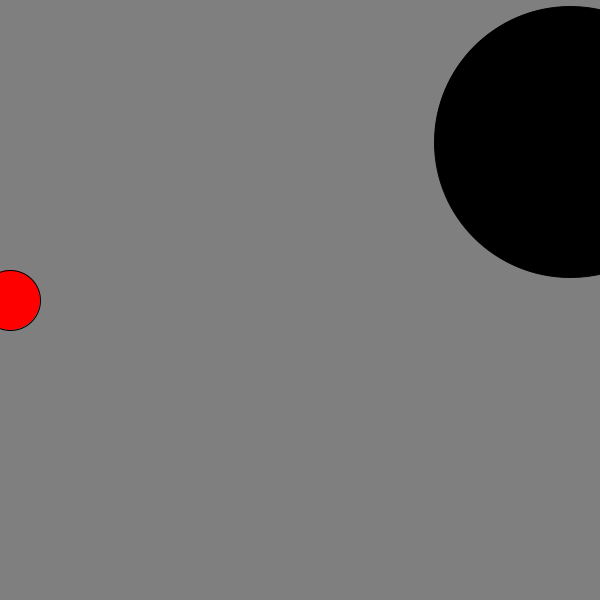
Frame 1 (no input)
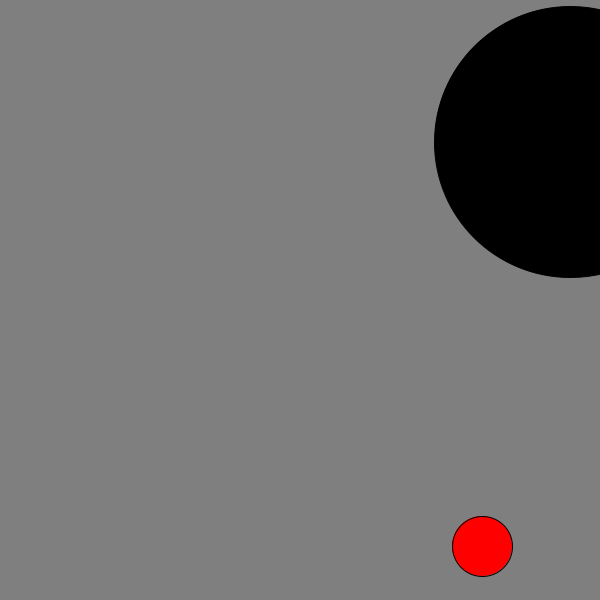
Frame 60 (the mouse pressed at the canvas centre just before this capture)
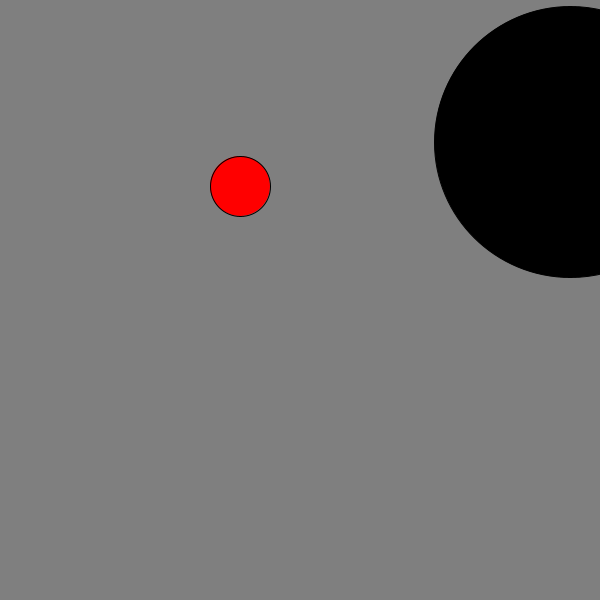
Frame 120 (the mouse held since frame 60 and released just before this capture)

The Processing sketch that drew these frames (run headless with seeded random() and noise(); from frame 60 on, the mouse is pressed at the canvas centre):

// Processing sketch: Bouncing_ball
// ── Bouncing_ball.pde
float  ballX; // X coordinate  of the  ball
float  ballY;   // Y coordinate  of the  ball
float  ballWidth;   //  diameter  of the  ball
float  speedX;   //  speed  of  movement  in X direction
float  speedY;   //  speed  of  movement  in Y direction
float holeX;  // X coordinate  of the  hole
float holeY;  // Y coordinate  of the  hole
float holeWidth;  //  diameter  of the  hole

void  setup() {
  size (600, 600);
  // reset  ball  parameters , position  and  size
  ballX = 10;
  ballY = height /2;
  ballWidth = 60;
  //  initialize  the  speed  to  random  values
  initializeSpeed ();
  initializeHole ();
  //color black = color (0);
  //drawColourCircle (holeX , holeY , holeWidth , black);
}

void  draw() {
  background (127);
  // draw  the  ball
  color red = color (255, 0, 0);
  drawColourCircle(ballX, ballY, ballWidth, red);
  color black = color (0);
  drawColourCircle (holeX , holeY , holeWidth , black);
  // move  the  ball22
  moveBall ();
  if ( checkCollide (ballX , ballY , ballWidth ,holeX , holeY , holeWidth )) {
    initializeHole ();
    initializeSpeed ();
  }

  //  bounce  the  ball (if  necessary)
  bounceBall ();
  if (keyPressed) {
    if (key == 'x') {
      speedX = int(random(5, 10));
    } else if (key == 'y') {
      speedY = int(random(5, 10));
    }
  }
}

void initializeSpeed () {
  speedX = int(random(5, 10));
  speedY = int(random(5, 10));
  
}

void drawColourCircle(float ballX, float ballY, float ballWidth, color red) {
  fill(red);
  ellipse(ballX, ballY, ballWidth, ballWidth);
}

void moveBall () {
  ballX = ballX + speedX;
  ballY = ballY + speedY;
  ballX = constrain (ballX, 0, width );
  ballY = constrain (ballY, 0, width );
}

void bounceBall () {
  if ((ballX >= width) || (ballX <= 0)) {
    speedX = speedX*-1;
  } else if ((ballY >= height) || (ballY <= 0)) {
    speedY = speedY*-1;
  }
}

void initializeHole () {
  holeX = int(random(0, width));
  holeY = int(random(0, height));
  holeWidth = int(random(100, 300));
}

float distance (float x1, float y1, float x2, float y2) {
  float side1 = x1 - x2;
  float side2 = y1 - y2;
  float distance = sqrt((side1*side1) + (side2*side2));
  return distance;
}

boolean checkCollide (float ballX, float ballY, float ballWidth, float holeX , float holeY , float holeWidth){
  float d = distance (ballX, ballY, holeX, holeY);
  float sum = ballWidth + holeWidth;
  if (d <= sum/2) {
    return true;
  } else {
    return false;
  }
  
}
